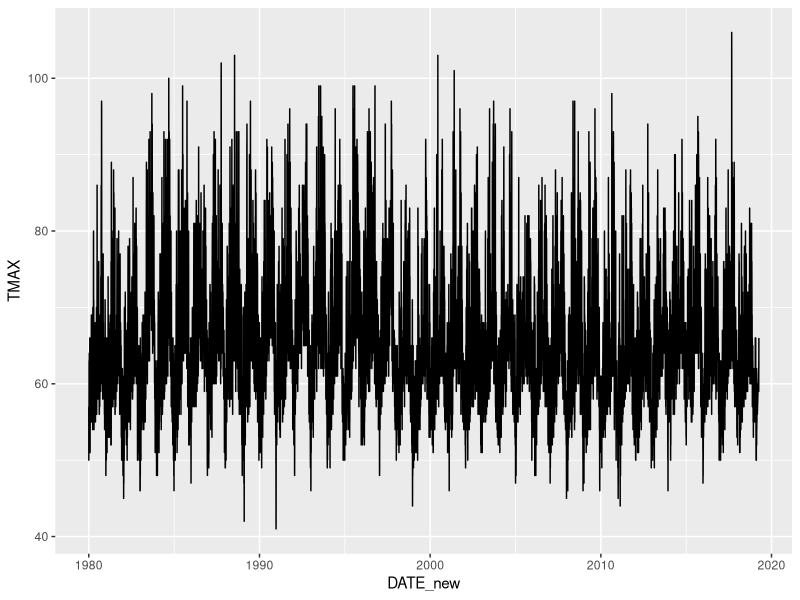
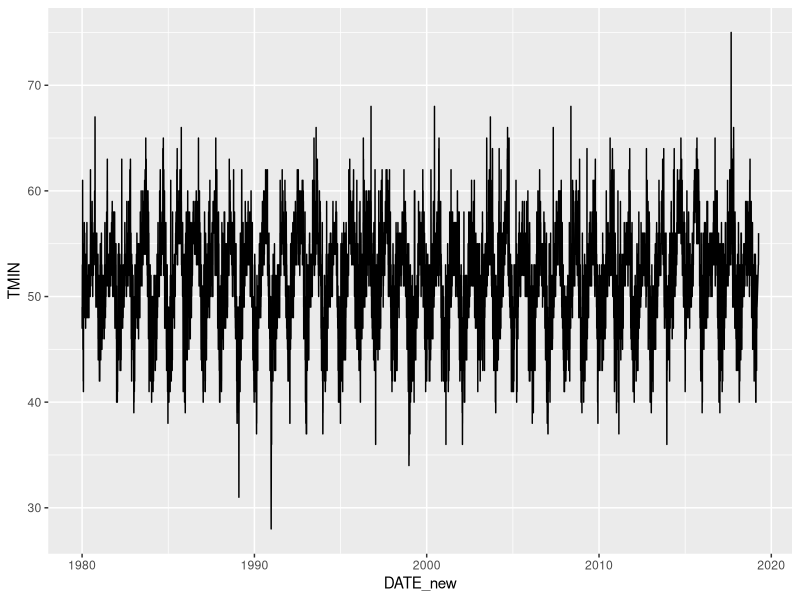
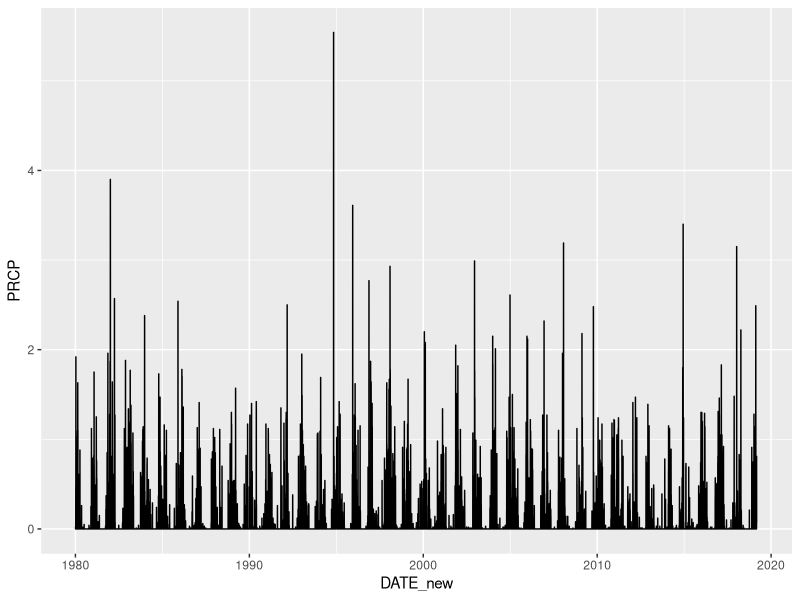
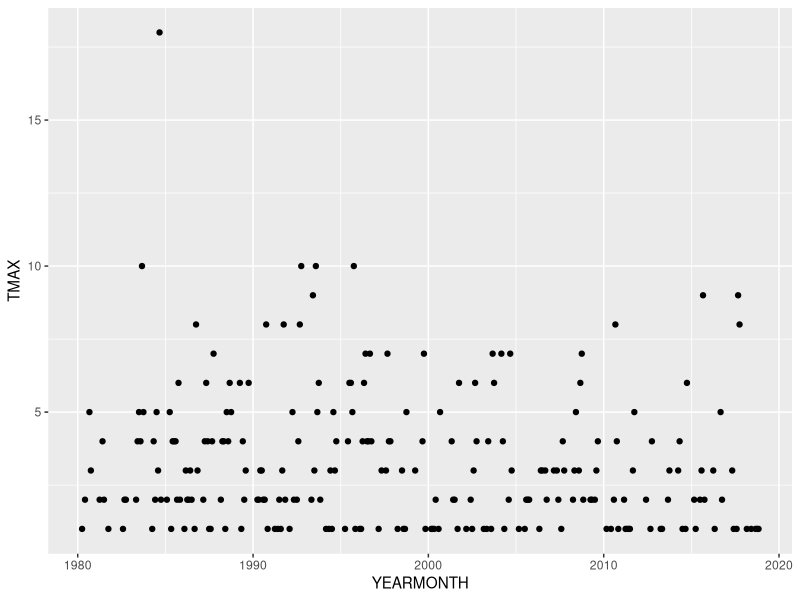

The R script that drew these images, in order:
## ---- chunk 1
knitr::opts_chunk$set(echo = TRUE)
## ---- chunk 2

library(tidyverse)
library(lubridate)

## ---- chunk 3

SF_Climate_raw <- read_csv("SF Climate.csv")

SF_Climate <- SF_Climate_raw %>% 
  mutate(DATE_new = ymd(DATE)) %>% 
  mutate(YEAR = year(DATE_new)) %>% 
  mutate(MONTH = month(DATE_new)) %>% 
  mutate(YEARMONTH = floor_date(DATE_new, "month"))

## ---- chunk 4

Tmax_plot <- ggplot(SF_Climate, aes(x = DATE_new, y = TMAX))+
  geom_line()

Tmax_plot

## ---- chunk 5

Tmin_plot <- ggplot(SF_Climate, aes(x = DATE_new, y = TMIN))+
  geom_line()

Tmin_plot

## ---- chunk 6

prcp_plot <- ggplot(SF_Climate, aes(x = DATE_new, y = PRCP))+
  geom_line()

prcp_plot

## ---- chunk 7

SF_over90_raw <- SF_Climate %>% 
  select(YEARMONTH, TMAX) %>%
  filter(TMAX >= 80)

SF_over90 <- aggregate(TMAX ~ YEARMONTH, data = SF_over90_raw, length)

over90_plot <- ggplot(SF_over90, aes(x = YEARMONTH, y = TMAX))+
  geom_point()

over90_plot

## ---- chunk 8
